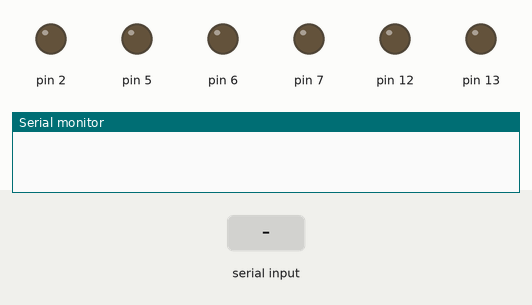
The sketch below on a simulated Arduino Uno, built with avr-gcc and run on an emulated ATmega328P. Shown: output pins drawn as LEDs (lit = HIGH), the last lines printed to the serial monitor. The inputs (shaded band) are chosen by the test bench.

Above: at 1.2 s.
1.3 s: "forward" received over the second serial link
At 2.5 s:
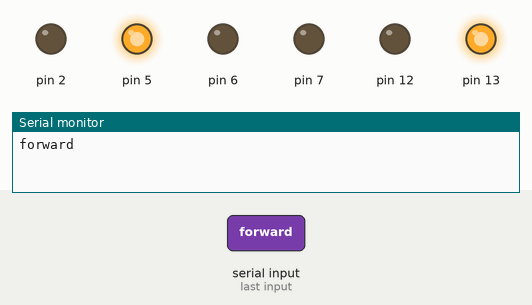
2.8 s: "reverse" received over the second serial link
At 3.9 s:
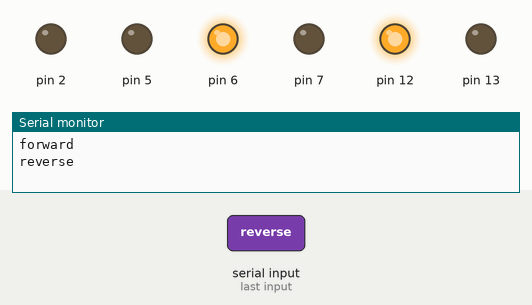
4.3 s: "right" received over the second serial link
At 5.5 s:
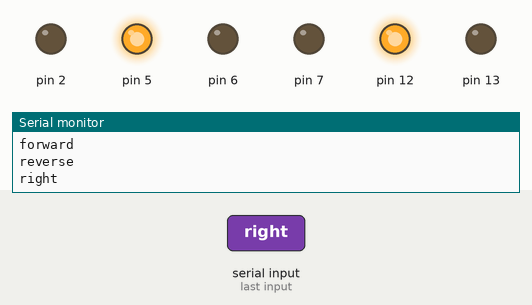
5.8 s: "left" received over the second serial link
At 6.3 s:
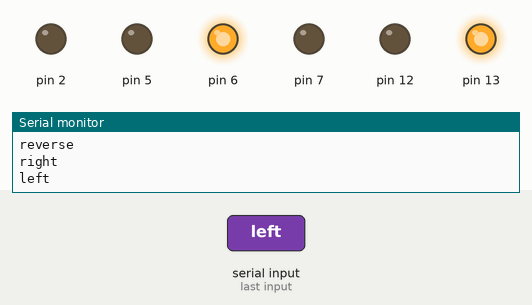
7.3 s: "open" received over the second serial link
At 8.5 s:
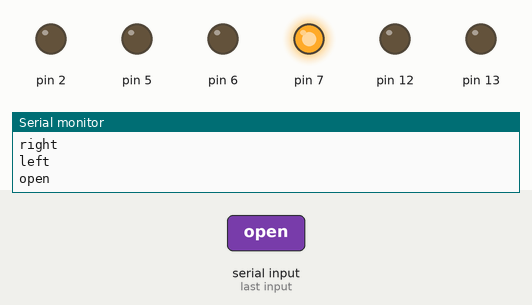
8.8 s: "close" received over the second serial link
At 10.2 s:
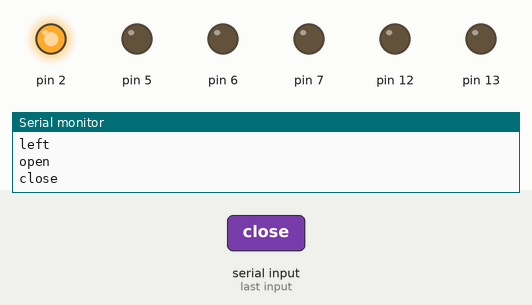
Timing chart, 0 to 11.3 s (numbered marks = the images above; inputs shaded):
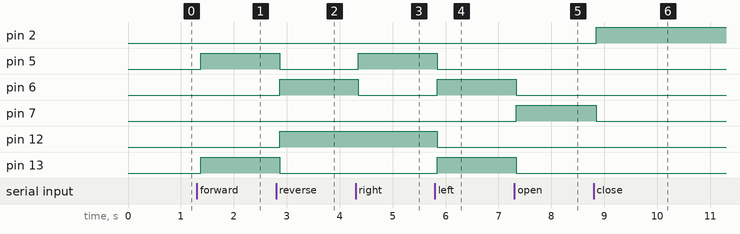

Measured:
- after the input at 1.3 s, pin 5, pin 13: LOW → HIGH after 0.07 s
- after the input at 2.8 s, pin 5, pin 13: HIGH → LOW after 0.07 s; pin 6, pin 12: LOW → HIGH after 0.07 s
- after the input at 4.3 s, pin 5: LOW → HIGH after 0.05 s; pin 6: HIGH → LOW after 0.05 s
- after the input at 5.8 s, pin 5, pin 12: HIGH → LOW at once; pin 6, pin 13: LOW → HIGH at once
- after the input at 7.3 s, pin 6, pin 13: HIGH → LOW at once; pin 7: LOW → HIGH at once
- after the input at 8.8 s, pin 2: LOW → HIGH after 0.05 s; pin 7: HIGH → LOW after 0.05 s

The sketch:

BluRobo.ino
```cpp
#include <SoftwareSerial.h>

SoftwareSerial BT(10, 11); //TX, RX respetively
String readdata;

void setup() {
 BT.begin(9600);
 Serial.begin(9600);
  pinMode(13, OUTPUT);
  pinMode(12, OUTPUT);
  pinMode(5, OUTPUT);
  pinMode(6, OUTPUT);
  pinMode(2, OUTPUT);
  pinMode(7, OUTPUT);

}
//-----------------------------------------------------------------------//
void loop() {
  while (BT.available()){  //Check if there is an available byte to read
  delay(10); //Delay added to make thing stable
  char c = BT.read(); //Conduct a serial read
  readdata += c; //build the string- "forward", "reverse", "left" and "right"
  }
  if (readdata.length() > 0) {
    Serial.println(readdata);

  if(readdata == "forward")
  {
    digitalWrite(13, HIGH);
    digitalWrite (12, LOW);
    digitalWrite(5,HIGH);
    digitalWrite(6,LOW);
    digitalWrite(2,LOW);
    digitalWrite(7,LOW);
    delay(100);
  }

  else if(readdata == "reverse")
  {
    digitalWrite(13, LOW);
    digitalWrite(12, HIGH);
    digitalWrite(5, LOW);
    digitalWrite(6,HIGH);
    digitalWrite(2,LOW);
    digitalWrite(7,LOW);
    delay(100);
  }

  else if (readdata == "right")
  {
    digitalWrite (13,LOW);
    digitalWrite (12,HIGH);
    digitalWrite (5,HIGH);
    digitalWrite (6,LOW);
    digitalWrite(2,LOW);
    digitalWrite(7,LOW);
    delay (100);

  }

 else if ( readdata == "left")
 {
   digitalWrite (13, HIGH);
   digitalWrite (12, LOW);
   digitalWrite (5, LOW);
   digitalWrite (6, HIGH);
   digitalWrite(2,LOW);
   digitalWrite(7,LOW);
   delay (100);
 }

 else if (readdata == "stop")
 {
   digitalWrite (13, LOW);
   digitalWrite (12, LOW);
   digitalWrite (5, LOW);
   digitalWrite (6, LOW);
   digitalWrite(2,LOW);
   digitalWrite(7,LOW);
   delay (100);
 }


  else if (readdata == "open")
 {
   digitalWrite (13, LOW);
   digitalWrite (12, LOW);
   digitalWrite (5, LOW);
   digitalWrite (6, LOW);
   digitalWrite(2,LOW);
   digitalWrite(7,HIGH);
   delay (100);
 }

 else if (readdata == "close")
 {
   digitalWrite (13, LOW);
   digitalWrite (12, LOW);
   digitalWrite (5, LOW);
   digitalWrite (6, LOW);
   digitalWrite(2,HIGH);
   digitalWrite(7,LOW);
   delay (100);
 }


readdata="";}} //Reset the variable
```
